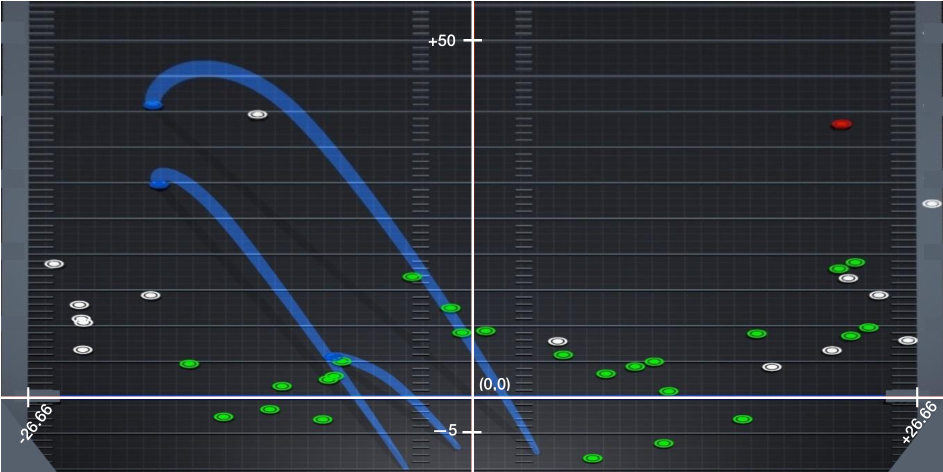
#> input picture axes.jpg, 1886 x 944 px (shown at 1/2 size); its folder holds only this picture in this run
$ python -i statbox.py   (imports and definitions only)
#> lines starting #> are read from the running program, lines starting #| are printed output that depends on the picture
"""
Read the numbers printed in a chart's stat box.

Route charts: 2023+ print TARGETS-REC / YARDS / TD / YAC under the field; older ones RECEPTIONS / REC YARDS /
TOUCHDOWNS. The chart metadata carries receptions, yards and TDs but not targets, and the route reader needs
targets to know how many incomplete (grey) routes to look for - so for 2023+ charts they are read off the image.

Every chart type: NGS's listing carries no stats at all for some charts (mostly 2021-23 playoff games), and the
readers need them (how many completions / TDs / routes / carries to find) - read_pass_stats / read_route_stats /
read_carry_stats read them off the image instead:
  pass   COMP/ATT, YARDS, TOUCHDOWNS (older) | + TDS, INTS (2021-22) | TD-INT, CPOE (2023+)
  carry  CARRIES, RUSH YARDS, TOUCHDOWNS | CARRIES, YARDS, TD, RYOE (2023+)

The digits are matched against templates learned from charts whose REC / YARDS / TD are known from the
metadata (statbox_digits.npz). Checked on 1,447 held-out charts: receptions 100%, yards 99.9%, TDs 99.9%.
"""
import os

import cv2
import numpy as np

BAND = (980, 1195)          # rows holding the stat box (its exact row varies a little by chart)
GLYPH = (20, 36)            # templates are compared at this size
_TEMPLATES = None


def _all():
    global _TEMPLATES
    if _TEMPLATES is None:
        z = np.load(os.path.join(os.path.dirname(__file__), "statbox_digits.npz"))
        _TEMPLATES = {k: z[k] for k in z.files}
    return _TEMPLATES


def _templates(bold=False):
    """Digit templates '0'-'9' for the regular stat-box font, or the heavier one some charts use (stored 'b0'-'b9').
    The 'slash' of COMP/ATT is kept apart: _slash()."""
    t = _all()
    if bold:
        return {k[1:]: v for k, v in t.items() if k.startswith("b") and k[1:].isdigit()}
    return {k: v for k, v in t.items() if k.isdigit()}


def _font(groups):
    """The template set that fits this chart's digits best (regular or bold)."""
    glyphs = [c["glyph"] for g in groups for c in g if c["kind"] == "digit" and not _is_slash(c)]
    if not glyphs:
        return _templates()
    sets = [_templates(), _templates(bold=True)]
    cost = [np.median([min(np.abs(T[d] - x).sum() for d in T) for x in glyphs]) if T else np.inf for T in sets]
    return sets[int(np.argmin(cost))]


def _slash():
    return _all().get("slash")


def _numbers(img):
    """Big stat-box characters grouped into numbers, left to right: lists of {x, x1, kind, glyph}."""
    gray = cv2.cvtColor(img, cv2.COLOR_BGR2GRAY)
    band = (gray[BAND[0]:BAND[1], 250:1200] > 170).astype(np.uint8)
    n, lab, st, _ = cv2.connectedComponentsWithStats(band, 8)
    digits, dashes = [], []
    for i in range(1, n):
        x, y, w, h, a = st[i]
        if 25 <= h <= 50 and w >= 5 and a >= 40:
            digits.append((x, y, w, h, i))
        elif h <= 8 and w >= 8 and a >= 15:
            dashes.append((x, y, w, h, i))
    if not digits:
        return []
    cy = np.median([y + h / 2 for x, y, w, h, i in digits])          # the row of big digits
    digits = [d for d in digits if abs(d[1] + d[3] / 2 - cy) < 15]
    dashes = [d for d in dashes if abs(d[1] + d[3] / 2 - cy) < 10]
    comps = []
    for (x, y, w, h, i), kind in [(d, "digit") for d in digits] + [(d, "dash") for d in dashes]:
        g = (lab[y:y + h, x:x + w] == i).astype(np.float32)
        comps.append(dict(x=x + 250, x1=x + w + 250, kind=kind, glyph=cv2.resize(g, GLYPH, interpolation=cv2.INTER_AREA)))
    comps.sort(key=lambda c: c["x"])
    groups = [[comps[0]]]
    for c in comps[1:]:
        if c["x"] - groups[-1][-1]["x1"] < 45:
            groups[-1].append(c)
        else:
            groups.append([c])
    return groups


def _read(comps, T):
    digs = [c for c in comps if c["kind"] == "digit"]
    if not digs:
        return None
    s = "".join(min(T, key=lambda d: np.abs(T[d] - c["glyph"]).sum()) for c in digs)
    neg = any(c["kind"] == "dash" and c["x1"] <= digs[0]["x"] + 2 for c in comps)
    return -int(s) if neg else int(s)


def read_stats(image):
    """{'targets', 'receptions', 'yards', 'td', 'yac'} from a 2023+ chart's stat box, or None for older charts
    (or if the box can't be read). `image` is a decoded BGR array."""
    g = _numbers(image)
    if len(g) != 4:
        return None
    tr, yards, td, yac = g
    dash = [i for i, c in enumerate(tr) if c["kind"] == "dash"]
    if not dash:
        return None
    T = _font(g)
    return dict(targets=_read(tr[:dash[0]], T), receptions=_read(tr[dash[0] + 1:], T),
                yards=_read(yards, T), td=_read(td, T), yac=_read(yac, T))


def _is_slash(c):
    sl = _slash()
    if sl is None or c["kind"] != "digit":
        return False
    d = np.abs(sl - c["glyph"]).sum()
    return all(d < min(np.abs(T[k] - c["glyph"]).sum() for k in T) for T in (_templates(), _templates(bold=True)) if T)


def _split_at(comps, test):
    for i, c in enumerate(comps):
        if test(c):
            return comps[:i], comps[i + 1:]
    return None, None


def read_pass_stats(image):
    """{'completions', 'attempts', 'passingYards', 'touchdowns', 'interceptions'} from a pass chart's stat box
    (interceptions is None on the oldest layout, which doesn't print them), or None if it can't be read."""
    g = _numbers(image)
    if len(g) < 3:
        return None
    T = _font(g)
    comp, att = _split_at(g[0], _is_slash)
    if comp is None:
        # the oldest layout's "/" is taller than the digits and isn't picked up: split at the widest gap instead
        first = [c for c in g[0] if c["kind"] == "digit"]
        if len(first) < 2:
            return None
        gaps = [first[i + 1]["x"] - first[i]["x1"] for i in range(len(first) - 1)]
        i = int(np.argmax(gaps))
        if len(gaps) > 1 and gaps[i] < 1.6 * float(np.median(gaps)):
            return None
        comp, att = first[:i + 1], first[i + 1:]
    out = dict(completions=_read(comp, T), attempts=_read(att, T), passingYards=_read(g[1], T), interceptions=None)
    third = g[2]
    dash = [i for i, c in enumerate(third) if c["kind"] == "dash" and 0 < i < len(third) - 1]
    if dash:                                         # 2023+: "TD-INT"
        out["touchdowns"], out["interceptions"] = _read(third[:dash[0]], T), _read(third[dash[0] + 1:], T)
    else:
        out["touchdowns"] = _read(third, T)
        if len(g) >= 4:                              # 2021-22: separate INTS
            out["interceptions"] = _read(g[3], T)
    return out if None not in (out["completions"], out["attempts"], out["touchdowns"]) else None


def read_route_stats(image):
    """{'receptions', 'receivingYards', 'touchdowns', 'targets' (2023+ only)} from a route chart's stat box."""
    s = read_stats(image)
    if s:
        return dict(receptions=s["receptions"], receivingYards=s["yards"], touchdowns=s["td"], targets=s["targets"])
    g = _numbers(image)
    if len(g) != 3:
        return None
    T = _font(g)
    out = dict(receptions=_read(g[0], T), receivingYards=_read(g[1], T), touchdowns=_read(g[2], T), targets=None)
    return out if None not in (out["receptions"], out["touchdowns"]) else None


def read_carry_stats(image):
    """{'carries', 'rushingYards', 'touchdowns'} from a carry chart's stat box."""
    g = _numbers(image)
    if len(g) not in (3, 4):
        return None
    T = _font(g)
    out = dict(carries=_read(g[0], T), rushingYards=_read(g[1], T), touchdowns=_read(g[2], T))
    return out if None not in (out["carries"], out["touchdowns"]) else None

>>> import cv2
>>> picture = cv2.imread('../axes.jpg')
#> picture is the input picture: shape (944, 1886, 3); mean B, G, R 57.1, 50.2, 45.7
>>> result = _numbers(picture)
#> in _numbers, `gray = cv2.cvtColor(img, cv2.COLOR_BGR2GRAY)`:
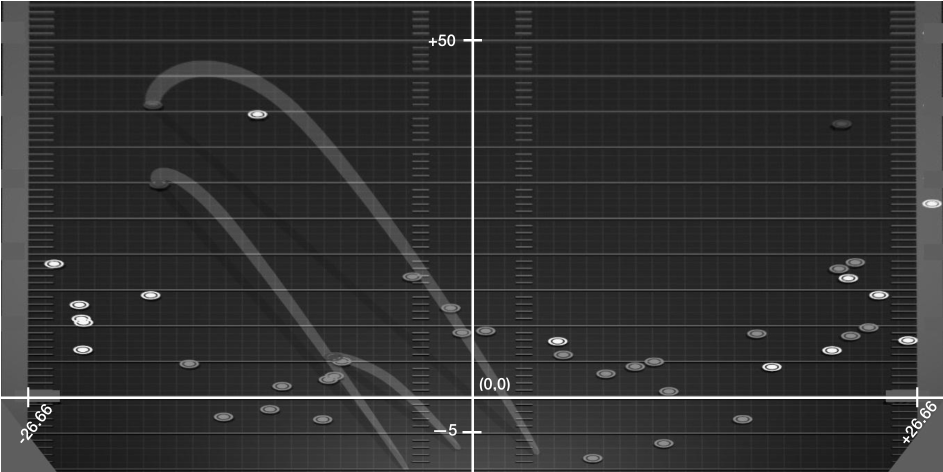
#> gray: shape (944, 1886) (shown at 1/2 size); min 0, max 255, mean 49.6
#> in _numbers, `band = (gray[BAND[0]:BAND[1], 250:1200] > 170).astype(np.uint8)`: band = empty array
#> (the run stopped early here; a loop or call above may not have finished)
